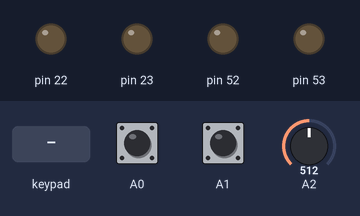
Bench run of a sketch on a simulated Arduino Mega 2560, built with avr-gcc and run on an emulated ATmega2560. Parts: output pins drawn as LEDs (lit = HIGH). Inputs (shaded band) come from the test bench; at power-on: A0 HIGH, A1 HIGH, A2 = 512.

Above: at 1.2 s.
1.3 s: key '#' pressed
At 1.43 s:
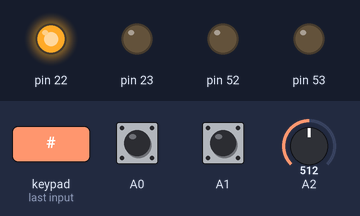
3.0 s: keypad keys 4 3 2 1 * pressed 0.4 s apart
At 4.72 s:
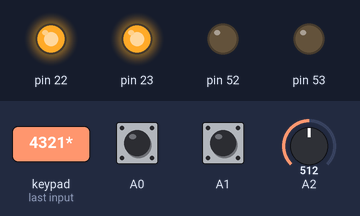
At 5.3 s:
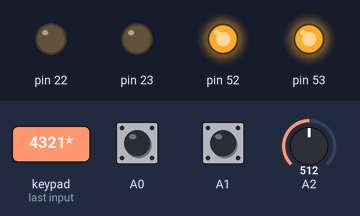
Timing chart, 0 to 6.8 s (numbered marks = the images above; inputs shaded):
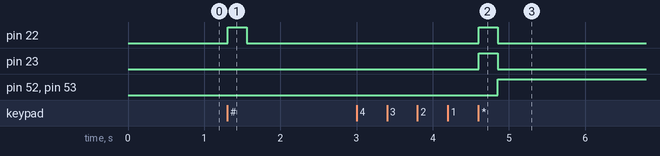

Measured:
- after the input at 1.3 s, pin 22: LOW → HIGH at once, → LOW 0.25 s later
- after the input at 3.0 s, pin 22, pin 23: LOW → HIGH after 1.6 s, → LOW 0.25 s later; pin 52, pin 53: LOW → HIGH after 1.9 s

The sketch:

200202021.ino
```cpp
#include <LiquidCrystal.h>
#include <Keypad.h>

const byte rows = 4;
const byte cols = 3;
char keys[rows][cols] = {
  {'1', '2', '3'},
  {'4', '5', '6'},
  {'7', '8', '9'},
  {'#', '0', '*'}
};
byte rowPins[rows] = {4, 3, 2, 1};
byte colPins[cols] = {5, 6, 7};
Keypad keypad = Keypad( makeKeymap(keys), rowPins, colPins, rows, cols );
LiquidCrystal lcd(13, 12, 11, 10, 9, 8);
int sayac = 0;
int sicaklik = 0;
int deger = 0;
int deger2 = 0;
int temp = 0;
void setup()
{

  pinMode(A0, INPUT_PULLUP);
  pinMode(A1, INPUT_PULLUP);
  pinMode(A2, INPUT_PULLUP);
  pinMode(52, OUTPUT);
  pinMode(53, OUTPUT);
  pinMode(22, OUTPUT);
  pinMode(23, OUTPUT);
  analogReference(INTERNAL2V56);
}

void loop() {

  while (temp == 0)
  {

    char code = keypad.getKey();

    //sifre 1425
    if (code == '1' && sayac == 0)
    {
      sayac++;
    }
    if (code == '4' && sayac == 1)
    {
      sayac++;
    }
    if (code == '2' && sayac == 2)
    {
      sayac++;
    }
    if (code == '5' && sayac == 3)
    {
      sayac++;
    }
    if (code == '#')
    {
      if (sayac == 4)
      {
        digitalWrite(23, HIGH);
        delay(250);
        digitalWrite(23, LOW);
        sayac = 0;
      }
      else
      {
        digitalWrite(22, HIGH);
        delay(250);
        digitalWrite(22, LOW);
        sayac = 0;
      }
    }
    if (code == '*')
    {
      digitalWrite(23, HIGH);
      digitalWrite(22, HIGH);
      delay(250);
      digitalWrite(23, LOW);
      digitalWrite(22, LOW);
      temp++;
      break;
    }
  }
  int Flame = digitalRead(A0);

  if (Flame == HIGH)
  {
    digitalWrite(52, HIGH);


  }
  else
  {
    digitalWrite(52, LOW);
  }
  int pir = digitalRead(A1);

  if (pir == HIGH)
  {
    digitalWrite(53, HIGH);


  }
  else
  {
    digitalWrite(53, LOW);
  }
  sicaklik = analogRead(A2);
  sicaklik = sicaklik / 4;

  lcd.print("Sicaklik :");
  lcd.print(sicaklik);
  lcd.print(" C");
  delay(500);
  lcd.clear();


  if (deger == 0 && sicaklik < 20)
  {

    lcd.print("Sicaklik dustu");
    delay(500);
    lcd.clear();
    deger++;
  }

  else if (deger2 == 0 && sicaklik > 30)
  {

    lcd.print("Sicaklik yukseldi");
    delay(500);
    lcd.clear();
    deger2++;
  }
  else if (sicaklik > 20 && sicaklik < 30)
  {
    deger = 0;
    deger2 = 0;
  }

}
```
